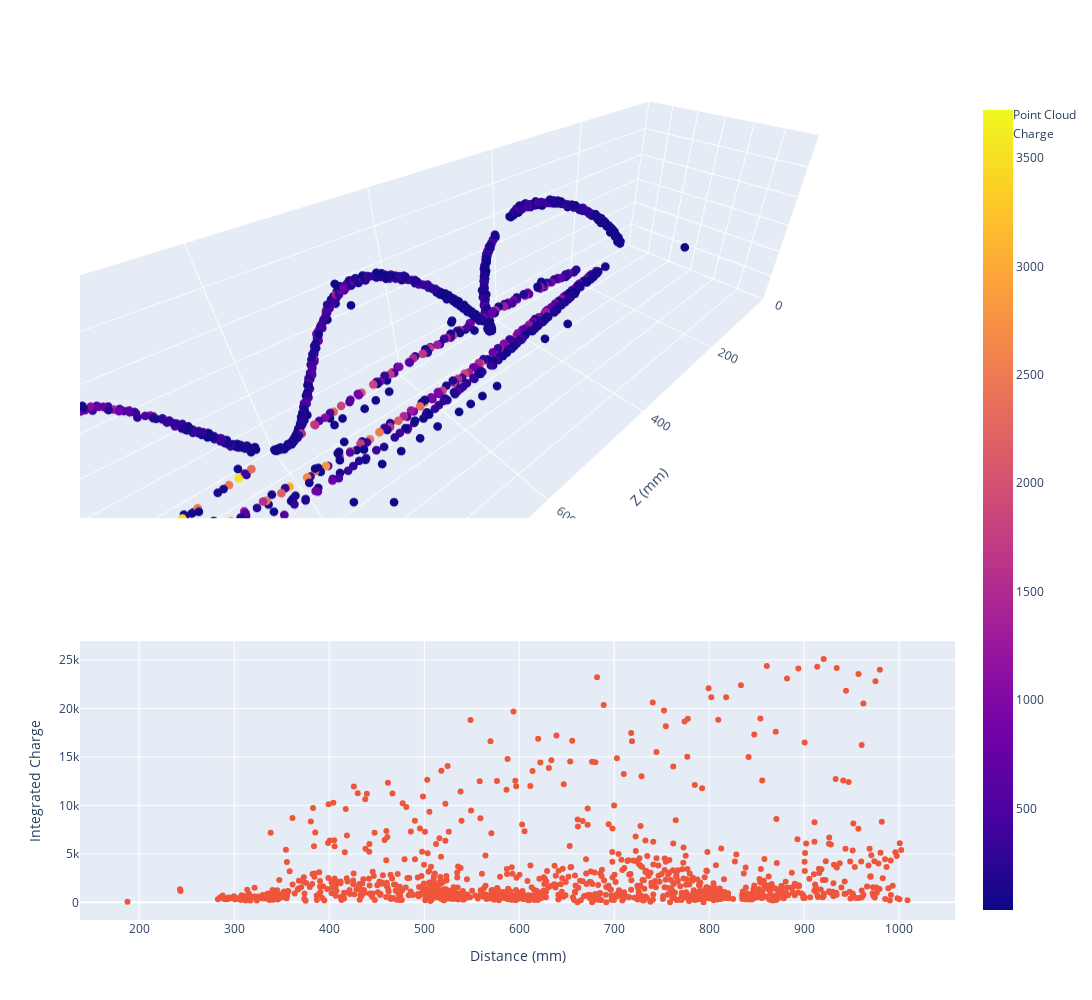

Notebook code cell kept with this figure:
### Code cell
# Plot event
# event = random.randint(min_event, max_event)
event = 597527
print(f'Event {event}')
event_data = cloud_group[f'cloud_{event}']
cloud = PointCloud()
cloud.load_cloud_from_hdf5_data(event_data[:].copy(), event)
print(f'Cloud size: {len(cloud.cloud)}')

fig = make_subplots(2,1,specs=[[{"type": "scene"}],[{"type": "xy"}]],row_heights=[0.6,0.4])
fig.add_trace(
    go.Scatter3d(
        x=cloud.cloud[:, 2], 
        y=cloud.cloud[:, 0], 
        z=cloud.cloud[:, 1], 
        mode="markers", 
        marker= {
            "size": 3, 
            "color": cloud.cloud[:, 3], 
            "showscale": True
        }, 
        name="Point Cloud"
    ),
    row=1,
    col=1
)
fig.add_trace(
    go.Scatter(x=np.linalg.norm(cloud.cloud[:, :3], axis=1), y=cloud.cloud[:, 4], mode="markers", name="Charge"),
    row=2,
    col=1
)
fig.update_layout(
    xaxis_title="Distance (mm)",
    yaxis_title="Integrated Charge",
    scene = {
        "xaxis_range": [0.0, 1000.0],
        "yaxis_range": [-300.0, 300.0],
        "zaxis_range": [-300.0, 300.0],
        "xaxis_title": "Z (mm)",
        "yaxis_title": "X (mm)",
        "zaxis_title": "Y (mm)",
        "aspectratio": {
            "x": 3.3,
            "y": 1.0,
            "z": 1.0
        }
    },
    width=1300,
    height=1000,
)

### Figure 1 — Plotly figure (JSON) as saved in the notebook; plotly's stock layout.template omitted (floating-point values rounded to 4 significant figures; data arrays with more than 128 entries replaced by an {"elided": "..."} marker saying what was removed)
{"data": [{"marker": {"color": {"elided": "1096 int values"}, "showscale": true, "size": 3}, "mode": "markers", "name": "Point Cloud", "scene": "scene", "type": "scatter3d", "x": {"elided": "1096 float values"}, "y": {"elided": "1096 float values"}, "z": {"elided": "1096 float values"}}, {"mode": "markers", "name": "Charge", "type": "scatter", "x": {"elided": "1096 float values"}, "xaxis": "x", "y": {"elided": "1096 int values"}, "yaxis": "y"}], "layout": {"height": 1000, "scene": {"aspectratio": {"x": 3.3, "y": 1, "z": 1}, "domain": {"x": [0, 1], "y": [0.49, 1]}, "xaxis": {"range": [0, 1000], "title": {"text": "Z (mm)"}}, "yaxis": {"range": [-300, 300], "title": {"text": "X (mm)"}}, "zaxis": {"range": [-300, 300], "title": {"text": "Y (mm)"}}}, "width": 1300, "xaxis": {"anchor": "y", "domain": [0, 1], "title": {"text": "Distance (mm)"}}, "yaxis": {"anchor": "x", "domain": [0, 0.34], "title": {"text": "Integrated Charge"}}}}
